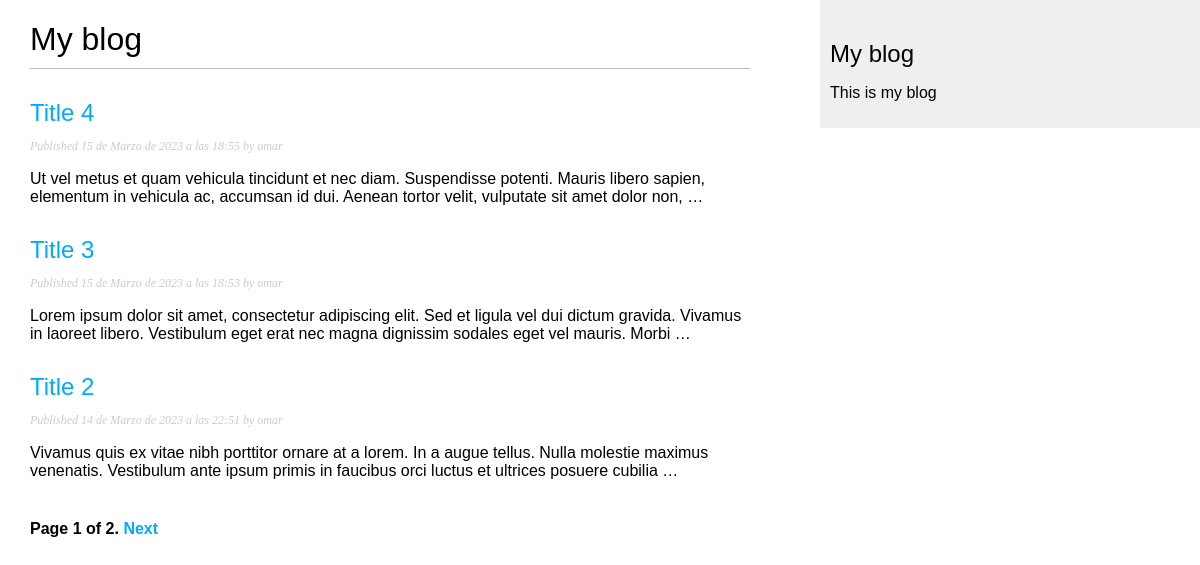
Screenshot of /blog/ with the database file from the repository.
### blog/models.py (models this page shows, shortened)
class Post(models.Model):
    class Status(models.TextChoices):
        DRAFT = 'DF', 'Draft'
        PUBLISHED = 'PB', 'Published'
    title = models.CharField(max_length=250)
    slug = models.SlugField(max_length=250, unique_for_date='publish')
    body = models.TextField()
    publish = models.DateTimeField(default=timezone.now)
    created = models.DateTimeField(auto_now_add=True)
    updated = models.DateTimeField(auto_now=True)
    status = models.CharField(max_length=2,
                              choices=Status.choices,
                              default=Status.DRAFT)
    author = models.ForeignKey(User,
                                on_delete=models.CASCADE,
                                related_name='blog_posts')
    objects = models.Manager()
    published = PublishedManager()
    class Meta:
        ordering = ['-publish']
        indexes = [
            models.Index(fields=['-publish'])
        ]
    def get_absolute_url(self):
        return reverse("blog:post_detail", args=[self.publish.year,
                                                self.publish.month,
                                                self.publish.day,
                                                self.slug])

### blog/views.py (the view)
# urls.py: path('', views.post_list, name="post_list"),
def post_list(request):
    post_list = Post.published.all()
    paginator = Paginator(post_list, 3)
    page_number = request.GET.get('page', 1)
    try:
        posts = paginator.page(page_number)
    except PageNotAnInteger:
        posts = paginator.page(1)
    except EmptyPage:
        posts = paginator.page(paginator.num_pages)
    return render(request,'blog/post/list.html' ,{'posts': posts})

### blog/models.py (called while the page is built)
    def get_queryset(self):
        return super().get_queryset().filter(status=Post.Status.PUBLISHED)

### blog/templates/blog/post/list.html (shortened to what this page needs)
{% extends 'blog/base.html' %}
{% block content %}
    <h1>My blog</h1>
    {% for post in posts %}
        <h2>
            <a href="{{ post.get_absolute_url }}">
                {{ post.title }}
            </a>
        </h2>
        <p class="date">
            Published {{ post.publish }} by {{ post.author }}
        </p>
        {{ post.body|truncatewords:30|linebreaks }}
    {% endfor %}
    {% include 'pagination.html' with page=posts %}
{% endblock content %}

### blog/templates/blog/base.html (shortened to what this page needs)
{% load static %}
<!DOCTYPE html>
<html lang="en">
<head>
    <link rel="stylesheet" href="{% static 'css/blog.css' %}">
</head>
<body>
    <div id="content">
        {% block content %}
        {% endblock content %}
    </div>
    <div id="sidebar">
        <h2>My blog</h2>
        <p>This is my blog</p>
    </div>
</body>
</html>

### blog/templates/pagination.html (shortened to what this page needs)
<div class="pagination">
    <span class="step-links">
        <span class="current">
            Page {{ page.number }} of {{ page.paginator.num_pages }}.
        </span>
        {% if page.has_next %}
            <a href="?page={{ page.next_page_number }}">Next</a>
        {% endif %}
    </span>
</div>

### blog/static/css/blog.css (style rules this page uses)
body { margin:0; padding:0; font-family:helvetica, sans-serif; }
a { color:#00abff; text-decoration:none; }
h1 { font-weight:normal; border-bottom:1px solid #bbb; padding:0 0 10px 0; }
h2 { font-weight:normal; margin:30px 0 0; }
#content { float:left; width:60%; padding:0 0 0 30px; }
#sidebar { float:right; width:30%; padding:10px; background:#efefef; height:100%; }
p.date { color:#ccc; font-family: georgia, serif; font-size: 12px; font-style: italic; }
.pagination { margin:40px 0; font-weight:bold; }

### rows the page displays
Post: title "Title 4", publish "15 de Marzo de 2023 a las 18:55", author "omar", body "Ut vel metus et quam vehicula tincidunt et nec diam. Suspendisse potenti. Mauris libero sapien, elementum in vehicula ac, accumsan id dui. Aenean tortor velit, vulputate sit amet dolor non, …"
Post: title "Title 3", publish "15 de Marzo de 2023 a las 18:53", author "omar", body "Lorem ipsum dolor sit amet, consectetur adipiscing elit. Sed et ligula vel dui dictum gravida. Vivamus in laoreet libero. Vestibulum eget erat nec magna dignissim sodales eget vel mauris. Morbi …"
Post: title "Title 2", publish "14 de Marzo de 2023 a las 22:51", author "omar", body "Vivamus quis ex vitae nibh porttitor ornare at a lorem. In a augue tellus. Nulla molestie maximus venenatis. Vestibulum ante ipsum primis in faucibus orci luctus et ultrices posuere cubilia …"

### other values shown
{{ page.number }} "1"
{{ page.paginator.num_pages }} "2"
